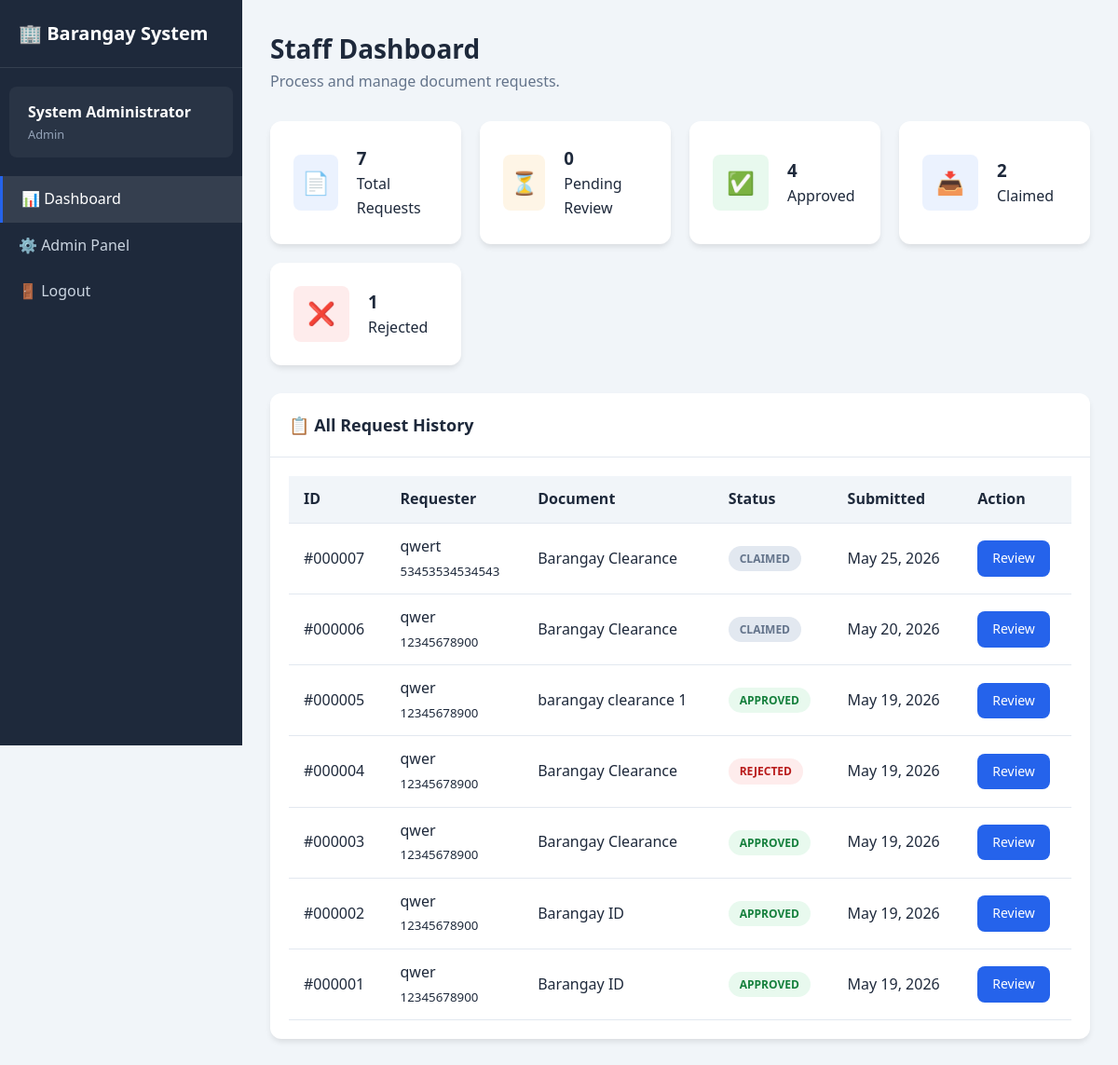
The app's page /staff/dashboard.php (signed in) with its own data.
### tables this page shows
CREATE TABLE `requests` (
  `id` int(11) NOT NULL,
  `user_id` int(11) NOT NULL,
  `document_id` int(11) NOT NULL,
  `purpose` text DEFAULT NULL,
  `schedule_date` date DEFAULT NULL,
  `schedule_time` time DEFAULT NULL,
  `status` enum('pending','processing','approved','rejected','claimed') DEFAULT 'pending',
  `remarks` text DEFAULT NULL,
  `processed_by` int(11) DEFAULT NULL,
  `processed_at` timestamp NULL DEFAULT NULL,
  `created_at` timestamp NOT NULL DEFAULT current_timestamp()
);

CREATE TABLE `users` (
  `id` int(11) NOT NULL,
  `full_name` varchar(100) NOT NULL,
  `username` varchar(50) NOT NULL,
  `password` varchar(255) NOT NULL,
  `email` varchar(100) DEFAULT NULL,
  `address` text DEFAULT NULL,
  `contact_number` varchar(20) DEFAULT NULL,
  `role` enum('user','staff','admin') DEFAULT 'user',
  `status` enum('active','inactive') DEFAULT 'active',
  `created_at` timestamp NOT NULL DEFAULT current_timestamp(),
  `deleted_at` datetime DEFAULT NULL,
  `failed_attempts` int(11) DEFAULT 0,
  `account_status` varchar(20) DEFAULT 'active'
);

CREATE TABLE `documents` (
  `id` int(11) NOT NULL,
  `document_name` varchar(100) NOT NULL,
  `description` text DEFAULT NULL,
  `requirements` text DEFAULT NULL,
  `processing_days` int(11) DEFAULT 3,
  `fee` decimal(10,2) DEFAULT 0.00,
  `status` enum('active','inactive') DEFAULT 'active',
  `created_at` timestamp NOT NULL DEFAULT current_timestamp(),
  `deleted_at` datetime DEFAULT NULL
);

### config/database.php (called while the page is built, shortened)
<?php
function formatDate($date) {
    return $date ? date('F j, Y', strtotime($date)) : 'N/A';
}
function getStatusBadge($status) {
    $badges = [
        'pending'    => 'warning',
        'processing' => 'info',
        'approved'   => 'success',
        'rejected'   => 'danger',
        'claimed'    => 'secondary'
    ];
    return $badges[$status] ?? 'secondary';
}

### staff/dashboard.php (the view, shortened to what this page needs)
<?php
require_once '../config/database.php';
$stats = [];
$result = $conn->query("SELECT status, COUNT(*) as count FROM requests GROUP BY status");
while ($row = $result->fetch_assoc()) {
    $stats[$row['status']] = $row['count'];
}
$total_requests = array_sum($stats);
$pending_requests = $conn->query("
    SELECT r.*,
           d.document_name,
           u.full_name as requester_name,
           u.contact_number
    FROM requests r
    LEFT JOIN documents d ON r.document_id = d.id
    LEFT JOIN users u ON r.user_id = u.id
    WHERE r.status IN ('pending', 'processing', 'approved', 'claimed', 'rejected')
    ORDER BY r.created_at DESC
")->fetch_all(MYSQLI_ASSOC);
?>
<!DOCTYPE html>
<html lang="en">
<head>
    <link rel="stylesheet" href="/barangay_system/css/style.css">
</head>
<body>
<div class="dashboard">
    <aside class="sidebar">
        <div class="sidebar-header">
            <h2>🏢 Barangay System</h2>
        </div>
        <div class="sidebar-user">
            <div class="name"><?= htmlspecialchars($_SESSION['full_name']) ?></div>
            <div class="role"><?= ucfirst($_SESSION['role']) ?></div>
        </div>
        <ul class="sidebar-menu">
            <li><a href="dashboard.php" class="active">📊 Dashboard</a></li>
            <?php if ($_SESSION['role'] === 'admin'): ?>
                <li><a href="/barangay_system/admin/dashboard.php">⚙️ Admin Panel</a></li>
            <?php endif; ?>
            <li><a href="/barangay_system/logout.php">🚪 Logout</a></li>
        </ul>
    </aside>
    <main class="main-content">
        <div class="page-header">
            <h1>Staff Dashboard</h1>
            <p>Process and manage document requests.</p>
        </div>
        <div class="stats-grid">
            <div class="stat-card">
                <div class="stat-icon blue">📄</div>
                <div>
                    <h3><?= $total_requests ?></h3>
                    <p>Total Requests</p>
                </div>
            </div>
            <div class="stat-card">
                <div class="stat-icon yellow">⏳</div>
                <div>
                    <h3><?= ($stats['pending'] ?? 0) + ($stats['processing'] ?? 0) ?></h3>
                    <p>Pending Review</p>
                </div>
            </div>
            <div class="stat-card">
                <div class="stat-icon green">✅</div>
                <div>
                    <h3><?= $stats['approved'] ?? 0 ?></h3>
                    <p>Approved</p>
                </div>
            </div>
<div class="stat-card">
    <div class="stat-icon blue">📥</div>
    <div>
        <h3><?= $stats['claimed'] ?? 0 ?></h3>
        <p>Claimed</p>
    </div>
</div>
            <div class="stat-card">
                <div class="stat-icon red">❌</div>
                <div>
                    <h3><?= $stats['rejected'] ?? 0 ?></h3>
                    <p>Rejected</p>
                </div>
            </div>
        </div>
        <div class="card">
            <div class="card-header">
                <h3>📋 All Request History</h3>
            </div>
            <div class="card-body">
                <?php if (empty($pending_requests)): ?>
                    <div class="empty-state">
                        <div class="icon">✅</div>
                        <h3>All Caught Up!</h3>
                        <p>No pending requests at the moment.</p>
                    </div>
                <?php else: ?>
                    <div class="table-responsive">
                        <table>
                            <thead>
                                <tr>
                                    <th>ID</th>
                                    <th>Requester</th>
                                    <th>Document</th>
                                    <th>Status</th>
                                    <th>Submitted</th>
                                    <th>Action</th>
                                </tr>
                            </thead>
                            <tbody>
                                <?php foreach ($pending_requests as $request): ?>
                                    <tr>
                                        <td>
                                            #<?= str_pad($request['id'], 6, '0', STR_PAD_LEFT) ?>
                                        </td>
                                        <td>
                                            <?= htmlspecialchars($request['requester_name'] ?? 'N/A') ?>
                                            <?php if (!empty($request['contact_number'])): ?>
                                                <br>
                                                <small><?= htmlspecialchars($request['contact_number']) ?></small>
                                            <?php endif; ?>
                                        </td>
                                        <td>
                                            <?= htmlspecialchars($request['document_name'] ?? 'Deleted Document') ?>
                                        </td>
                                        <td>
                                            <span class="badge badge-<?= getStatusBadge($request['status']) ?>">
                                                <?= ucfirst($request['status']) ?>
                                            </span>
                                        </td>
                                        <td>
                                            <?= $request['created_at'] ? formatDate($request['created_at']) : 'N/A' ?>
                                        </td>
                                        <td>
                                            <?php if (!empty($request['id'])): ?>
                                                <a href="process_request.php?id=<?= intval($request['id']) ?>"
                                                   class="btn btn-sm btn-primary">
                                                    Review
                                                </a>
                                            <?php else: ?>
                                                <span style="color:red;">Invalid</span>
                                            <?php endif; ?>
                                        </td>
                                    </tr>
                                <?php endforeach; ?>
                            </tbody>
                        </table>
                    </div>
                <?php endif; ?>
            </div>
        </div>
    </main>
</div>
</body>
</html>

### css/style.css (style rules this page uses)
:root { --primary: #2563eb; --primary-dark: #1d4ed8; --secondary: #64748b; --success: #22c55e; --danger: #ef4444; --warning: #f59e0b; --info: #3b82f6; --light: #f8fafc; --dark: #1e293b; --white: #ffffff; --gray-100: #f1f5f9; --gray-200: #e2e8f0; --gray-300: #cbd5e1; --gray-400: #94a3b8; --gray-500: #64748b; --shadow: 0 4px 6px -1px rgba(0, 0, 0, 0.1); --shadow-lg: 0 10px 15px -3px rgba(0, 0, 0, 0.1); --radius: 8px; --radius-lg: 12px; }
* { margin: 0; padding: 0; box-sizing: border-box; }
body { font-family: 'Segoe UI', Tahoma, Geneva, Verdana, sans-serif; background-color: var(--gray-100); color: var(--dark); line-height: 1.6; }
a { text-decoration: none; color: var(--primary); }
.btn { display: inline-flex; align-items: center; justify-content: center; gap: 8px; padding: 12px 24px; border: none; border-radius: var(--radius); font-size: 1rem; font-weight: 500; cursor: pointer; transition: all 0.2s ease; }
.btn-primary { background: var(--primary); color: var(--white); }
.btn-sm { padding: 8px 16px; font-size: 0.875rem; }
.dashboard { display: flex; min-height: 100vh; }
.sidebar { width: 260px; background: var(--dark); color: var(--white); padding: 20px 0; position: fixed; height: 100vh; overflow-y: auto; }
.sidebar-header { padding: 0 20px 20px; border-bottom: 1px solid rgba(255, 255, 255, 0.1); margin-bottom: 20px; }
.sidebar-header h2 { font-size: 1.25rem; display: flex; align-items: center; gap: 10px; }
.sidebar-user { padding: 15px 20px; background: rgba(255, 255, 255, 0.05); margin: 0 10px 20px; border-radius: var(--radius); }
.sidebar-user .name { font-weight: 600; }
.sidebar-user .role { font-size: 0.8rem; color: var(--gray-400); text-transform: capitalize; }
.sidebar-menu { list-style: none; }
.sidebar-menu a { display: flex; align-items: center; gap: 12px; padding: 12px 20px; color: var(--gray-300); transition: all 0.2s ease; }
.sidebar-menu a:hover, .sidebar-menu a.active { background: rgba(255, 255, 255, 0.1); color: var(--white); }
.sidebar-menu a.active { border-left: 3px solid var(--primary); }
.main-content { flex: 1; margin-left: 260px; padding: 30px; }
.page-header { margin-bottom: 30px; }
.page-header h1 { font-size: 1.75rem; color: var(--dark); }
.page-header p { color: var(--gray-500); }
.card { background: var(--white); border-radius: var(--radius-lg); box-shadow: var(--shadow); overflow: hidden; }
.card-header { padding: 20px; border-bottom: 1px solid var(--gray-200); display: flex; justify-content: space-between; align-items: center; }
.card-header h3 { font-size: 1.125rem; }
.card-body { padding: 20px; }
.stats-grid { display: grid; grid-template-columns: repeat(auto-fit, minmax(200px, 1fr)); gap: 20px; margin-bottom: 30px; }
.stat-card { background: var(--white); padding: 25px; border-radius: var(--radius-lg); box-shadow: var(--shadow); display: flex; align-items: center; gap: 20px; }
.stat-icon { width: 60px; height: 60px; border-radius: var(--radius); display: flex; align-items: center; justify-content: center; font-size: 1.5rem; }
.stat-icon.blue { background: rgba(59, 130, 246, 0.1); color: var(--info); }
.stat-icon.green { background: rgba(34, 197, 94, 0.1); color: var(--success); }
.stat-icon.yellow { background: rgba(245, 158, 11, 0.1); color: var(--warning); }
.stat-icon.red { background: rgba(239, 68, 68, 0.1); color: var(--danger); }
.table-responsive { overflow-x: auto; }
table { width: 100%; border-collapse: collapse; }
th, td { padding: 12px 16px; text-align: left; border-bottom: 1px solid var(--gray-200); }
th { background: var(--gray-100); font-weight: 600; color: var(--dark); }
.badge { display: inline-block; padding: 4px 12px; border-radius: 20px; font-size: 0.75rem; font-weight: 600; text-transform: uppercase; }
.badge-approved, .badge-success { background: rgba(34, 197, 94, 0.1); color: #15803d; }
.badge-rejected, .badge-danger { background: rgba(239, 68, 68, 0.1); color: #b91c1c; }
.badge-claimed, .badge-secondary { background: var(--gray-200); color: var(--gray-500); }

### records on screen
requests: id "000007", user.full_name "qwert", user.contact_number "53453534534543", document.document_name "Barangay Clearance", status "CLAIMED", created_at "May 25, 2026"
requests: id "000006", user.full_name "qwer", user.contact_number "12345678900", document.document_name "Barangay Clearance", status "CLAIMED", created_at "May 20, 2026"
requests: id "000005", user.full_name "qwer", user.contact_number "12345678900", document.document_name "barangay clearance 1", status "APPROVED", created_at "May 19, 2026"
requests: id "000004", user.full_name "qwer", user.contact_number "12345678900", document.document_name "Barangay Clearance", status "REJECTED", created_at "May 19, 2026"
requests: id "000003", user.full_name "qwer", user.contact_number "12345678900", document.document_name "Barangay Clearance", status "APPROVED", created_at "May 19, 2026"
requests: id "000002", user.full_name "qwer", user.contact_number "12345678900", document.document_name "Barangay ID", status "APPROVED", created_at "May 19, 2026"
requests: id "000001", user.full_name "qwer", user.contact_number "12345678900", document.document_name "Barangay ID", status "APPROVED", created_at "May 19, 2026"

### other values on screen
$_SESSION['full_name'] "System Administrator"
$_SESSION['role'] "Admin"
$total_requests "7"
$stats['approved'] "4"
$stats['claimed'] "2"
$stats['rejected'] "1"
